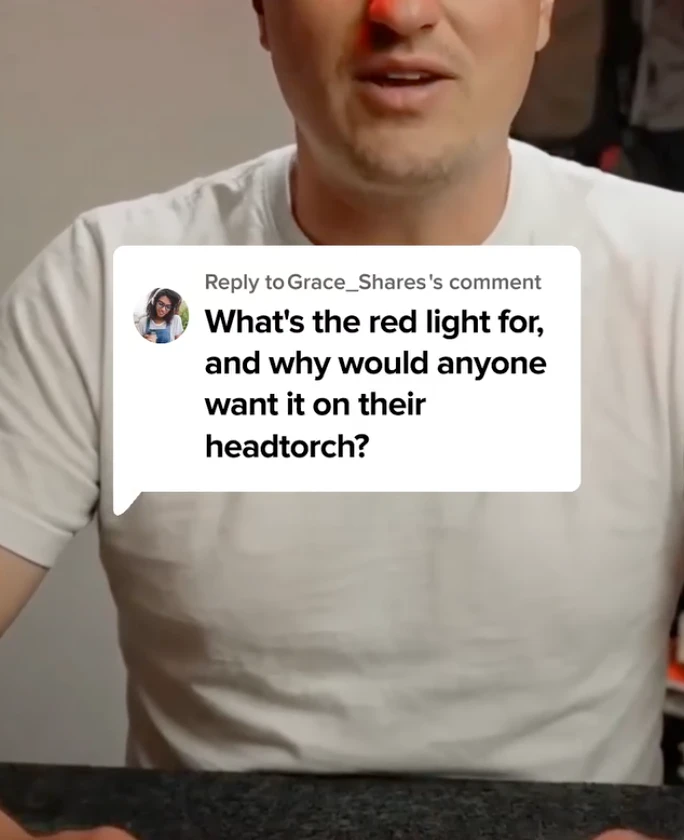
#> input picture Video Editing Test/tools/captions/reply_bubble/ref.png, 684 x 840 px
$ python make_reply.py
#> lines starting #> are read from the running program, lines starting #| are printed output that depends on the picture; after the words box and inside, x2 and y2 are one past the last pixel; in counts of white or black regions, pixels touching at a corner belong together
"""TikTok 'Reply to … comment' bubble, rebuilt from the user's screenshot (ref.png, 684 px wide) at 1080 px video scale."""
import sys
from PIL import Image, ImageDraw, ImageFont
import os
REF = Image.open(os.path.join(os.path.dirname(os.path.abspath(__file__)), "ref.png")).convert("RGB")
#> REF is the input picture: PIL image 684x840 RGB; mean R, G, B 157.4, 147.2, 138.1
GREY = 21.4                  # 'Reply to …' line, screenshot px
K = 1080 / 684 * 2            # screenshot px -> video px, drawn at 2x then halved
HN = "/System/Library/Fonts/HelveticaNeue.ttc"   # index 1 Bold matches TikTok's comment text
bold = ImageFont.truetype(HN, round(30.5 * K), index=1)
grey = ImageFont.truetype(HN, round(GREY * K), index=0)
text = sys.argv[1] if len(sys.argv) > 1 else "Red lights please…for all us astronomers"
user = "Grace_Shares"
s = lambda v: round(v * K)
# wrap the comment to the screenshot's text column (x 205 to ~566)
words, lines, cur = text.split(), [], ""
for w in words:
    t = (cur + " " + w).strip()
    if bold.getlength(t) <= s(361) or not cur: cur = t
    else: lines.append(cur); cur = w
lines.append(cur)
top, left, right = 248, 114, 579
lh = 41.3                                   # comment line pitch
first = 330                               # first comment baseline
bottom = first + lh * (len(lines) - 1) + 38
W, H = s(right - left + 4), s(bottom - top + 26)
im = Image.new("RGBA", (W, H), (0, 0, 0, 0)); d = ImageDraw.Draw(im)
#> after `im = Image.new('RGBA', (W, H), (0, 0, 0, 0))`: im: PIL image 1481x591 RGBA; every value is 0
ox, oy = s(left), s(top)
P = lambda x, y: (s(x) - ox, s(y) - oy)
d.rounded_rectangle([P(left, top), P(right, bottom)], radius=s(9), fill="white")
d.polygon([P(left, bottom - 4), P(left + 26, bottom - 1), P(left + 1, bottom + 26)], fill="white")   # tail, bottom left
# avatar: the circle from the screenshot
cx, cy, r = 161, 316, 27.5
av = REF.crop((round(cx - r), round(cy - r), round(cx + r), round(cy + r))).resize((s(2 * r), s(2 * r)), Image.LANCZOS)
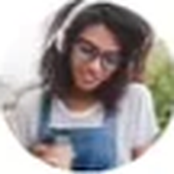
#> av: PIL image 174x174 RGB; mean R, G, B 164.6, 158.8, 158.6
m = Image.new("L", av.size, 0); ImageDraw.Draw(m).ellipse([0, 0, av.size[0] - 1, av.size[1] - 1], fill=255)
#> after `m = Image.new('L', av.size, 0)`: m: PIL image 174x174 L; every value is 0
#> after `ImageDraw.Draw(m).ellipse([0, 0, av.size[0] - 1, av.size[1] - 1], fill`:
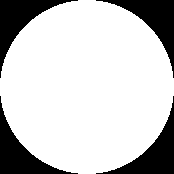
#> m: PIL image 174x174 L; 78.4% white; 4 black regions, box (x1, y1, x2, y2) and area: (0, 0, 78, 78) 1636, (96, 0, 174, 78) 1636, (0, 96, 78, 174) 1636, (96, 96, 174, 174) 1636
im.paste(av, P(cx - r, cy - r), m)
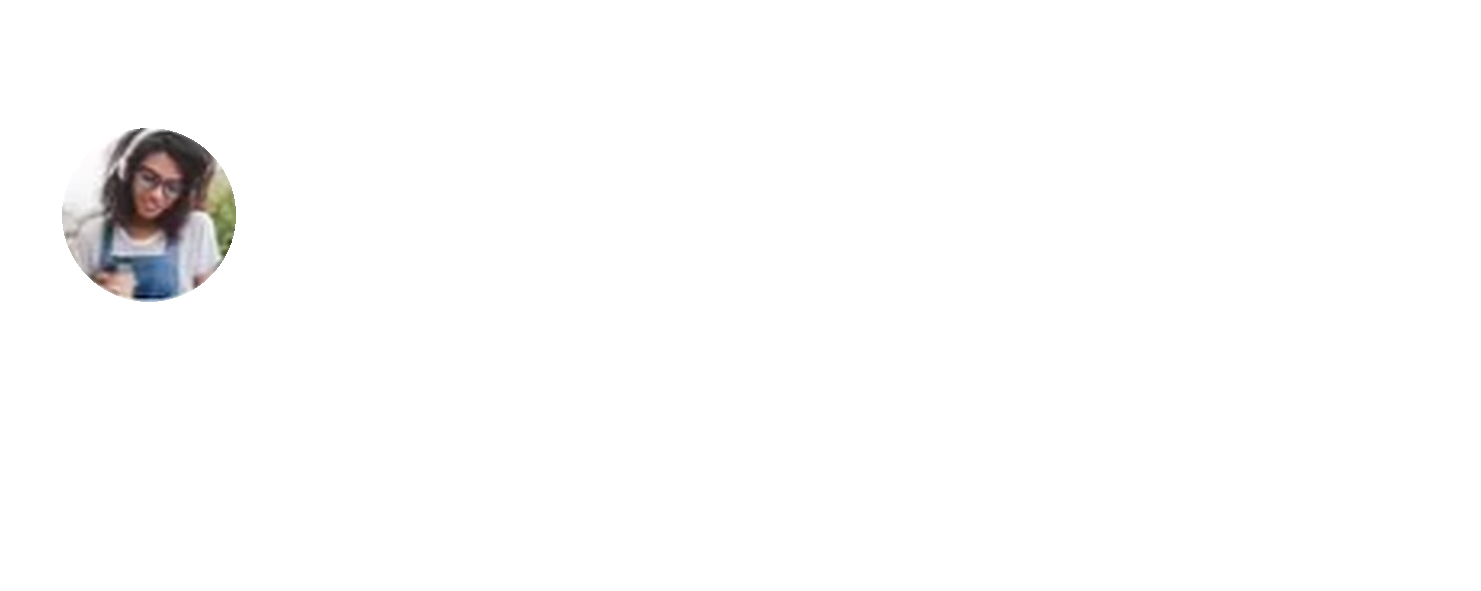
#> im: PIL image 1481x591 RGBA; mean R, G, B, A 216.4, 216.2, 216.2, 219.5; transparent parts drawn white
d.text(P(205, 287), f"Reply to {user}'s comment", font=grey, fill=(105, 105, 105), anchor="ls")
for i, l in enumerate(lines):
    d.text(P(205, first + lh * i), l, font=bold, fill=(22, 22, 22), anchor="ls")
im = im.resize((W // 2, H // 2), Image.LANCZOS)
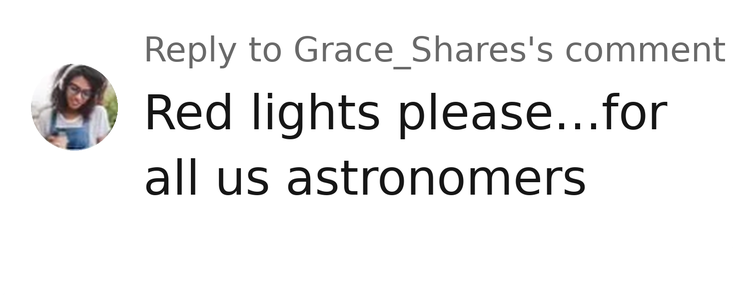
#> im: PIL image 740x295 RGBA; mean R, G, B, A 206.1, 205.9, 205.9, 219.5; transparent parts drawn white
im.save(sys.argv[2] if len(sys.argv) > 2 else "reply.png")
print(lines, im.size)
#| ['Red lights please…for', 'all us astronomers'] (740, 295)
